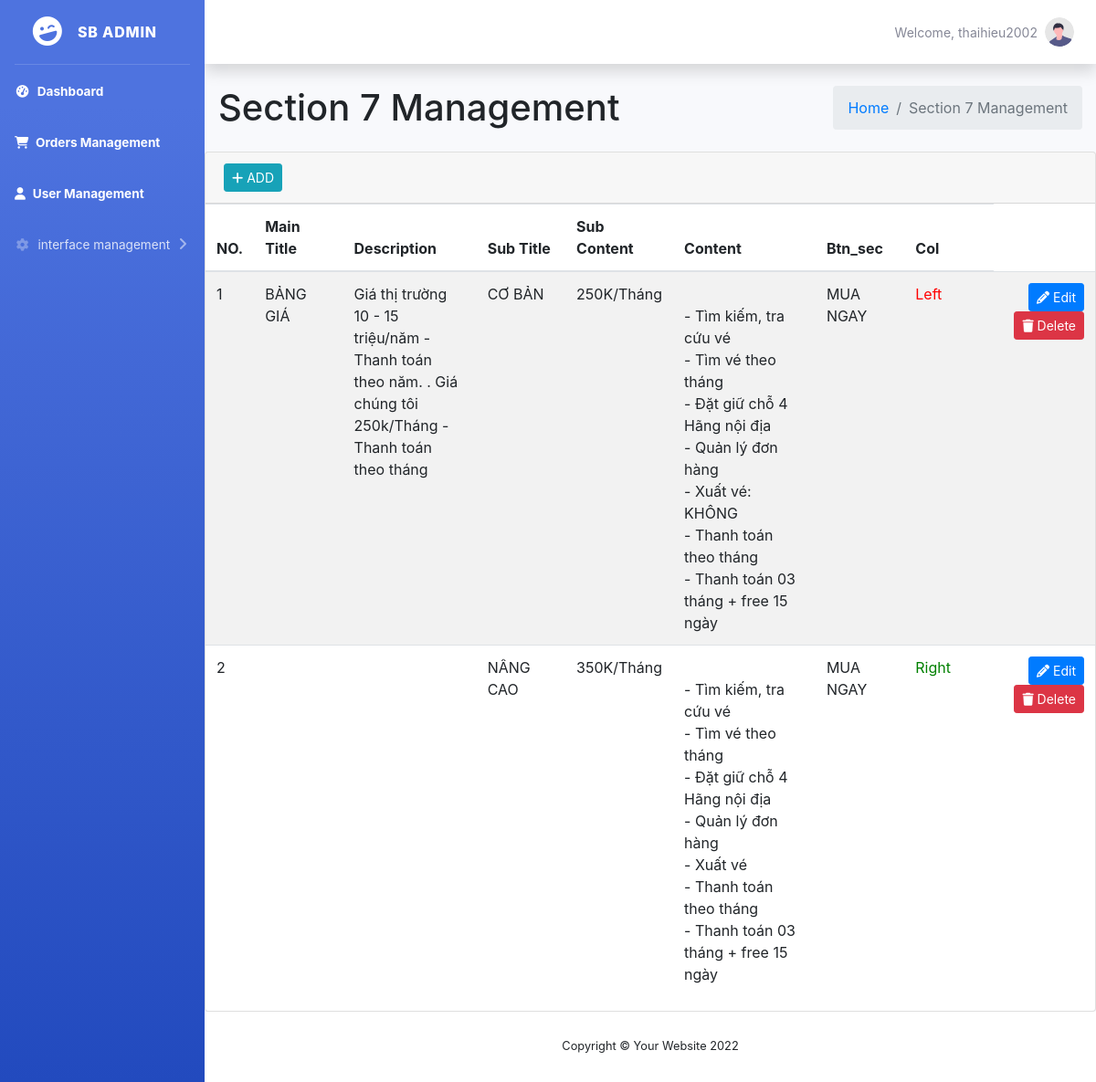
/views/section7.php (signed in), run on the app's committed database.
### tables this page shows
CREATE TABLE IF NOT EXISTS `section_7` (
  `id` int(11) NOT NULL AUTO_INCREMENT,
  `main_title` varchar(500) DEFAULT NULL,
  `des` varchar(500) DEFAULT NULL,
  `sub_title` varchar(500) NOT NULL,
  `sub_des` varchar(500) NOT NULL,
  `content` varchar(500) NOT NULL,
  `btn_sec` varchar(500) NOT NULL,
  `col` int(11) NOT NULL,
  PRIMARY KEY (`id`)
);

### models/db.php (called while the page is built)
<?php
class Db
{
	public static $connection;
    public function __construct()
    {
    if (!self::$connection) {
    self::$connection = new mysqli(DB_HOST, DB_USER, DB_PASSWORD, DB_NAME,PORT);
    self::$connection->set_charset(DB_CHARSET);
    }
    return self::$connection;
    }
}

### models/section7.php (called while the page is built, shortened)
<?php
class Section7 extends Db
{
    public function getAllSection7()
    {
        $sql = self::$connection->prepare("SELECT * FROM `section_7`");
        $sql->execute();
        $item = $sql->get_result()->fetch_all(MYSQLI_ASSOC);
        return $item;
    }
}

### views/section7.php (the view, shortened to what this page needs)
<?php
include "header.php";
?>
<div class="content-wrapper">
    <section class="content-header">
        <div class="container-fluid">
            <div class="row mb-2">
                <div class="col-sm-6">
                    <h1>Section 7 Management</h1>
                </div>
                <div class="col-sm-6">
                    <ol class="breadcrumb float-sm-right">
                        <li class="breadcrumb-item"><a href="index.php">Home</a></li>
                        <li class="breadcrumb-item active">Section 7 Management</li>
                    </ol>
                </div>
            </div>
        </div>
    </section>
    <section class="content">
        <div class="card">
            <div class="card-header">
                <div class="card-tools">
                    <button type="button" class="btn btn-info btn-sm" data-toggle="modal" data-target="#addSS7"><i class="fas fa-plus"></i> ADD</button>
                </div>
            </div>
            <div class="card-body p-0">
                <table class="table table-striped projects">
                    <thead>
                        <tr>
                            <th style="width: 5%">
                                NO.
                            </th>
                            <th style="width: 10%">
                                Main Title
                            </th>
                            <th style="width: 15%">
                                Description
                            </th>
                            <th style="width: 10%">
                                Sub Title
                            </th>
                            <th style="width: 10%">
                                Sub Content
                            </th>
                            <th style="width: 16%">
                                Content
                            </th>
                            <th style="width: 10%">
                                Btn_sec
                            </th>
                            <th style="width: 10%">
                                Col
                            </th>
                        </tr>
                    </thead>
                    <tbody>
                        <?php
                        $count = 1;
                        $getAllSection7 = $section7->getAllSection7();
                        foreach ($getAllSection7 as $value) : ?>
                            <tr>
                                <td><?php echo $count++ ?></td>
                                <td><?php echo $value['main_title'] ?></td>
                                <td><?php echo $value['des'] ?></td>
                                <td><?php echo $value['sub_title'] ?></td>
                                <td><?php echo $value['sub_des'] ?></td>
                                <td><?php echo str_replace(" . ", '<br>- ', $value['content']) ?></td>
                                <td><?php echo $value['btn_sec'] ?></td>
                                <td><?php if ($value['col'] == 0) {
                                        echo '<span style="color:red;">Left</span>';
                                    } else {
                                        echo '<span style="color:green;">Right</span>';
                                    }
                                    ?></td>
                                <td class="project-actions text-right">
                                    <a class="btn btn-primary btn-sm" href="editSection7.php?id=<?php echo $value['id']; ?>">
                                        <i class="fas fa-pencil-alt">
                                        </i>
                                        Edit
                                    </a>
                                    <?php if (count($getAllSection7) > 1) : ?>
                                        <a class="btn btn-danger btn-sm" href="../controllers/section7/deleteSS7.php?id=<?php echo $value['id']; ?>" onclick="return confirm('Are you sure you want to delete?')">
                                            <i class="fas fa-trash"></i> Delete
                                        </a>
                                    <?php endif; ?>
                                </td>
                            </tr>
                        <?php endforeach; ?>
                    </tbody>
                </table>
            </div>
        </div>
    </section>
</div>
<?php include "footer.php"; ?>

### data on the page
section_7: main_title "BẢNG GIÁ", des "Giá thị trường 10 - 15 triệu/năm - Thanh toán theo năm. . Giá chúng tôi 250k/Tháng - Thanh toán theo tháng", sub_title "CƠ BẢN", sub_des "250K/Tháng", content "- Tìm kiếm, tra cứu vé - Tìm vé theo tháng - Đặt giữ chỗ 4 Hãng nội địa - Quản lý đơn hàng - Xuất vé: KHÔNG - Thanh toán theo tháng - Thanh toán 03 tháng + free 15 ngày", btn_sec "MUA NGAY", col "Left"
section_7: sub_title "NÂNG CAO", sub_des "350K/Tháng", content "- Tìm kiếm, tra cứu vé - Tìm vé theo tháng - Đặt giữ chỗ 4 Hãng nội địa - Quản lý đơn hàng - Xuất vé - Thanh toán theo tháng - Thanh toán 03 tháng + free 15 ngày", btn_sec "MUA NGAY", col "Right"

### other printed values
$_SESSION['user'] "thaihieu2002"
